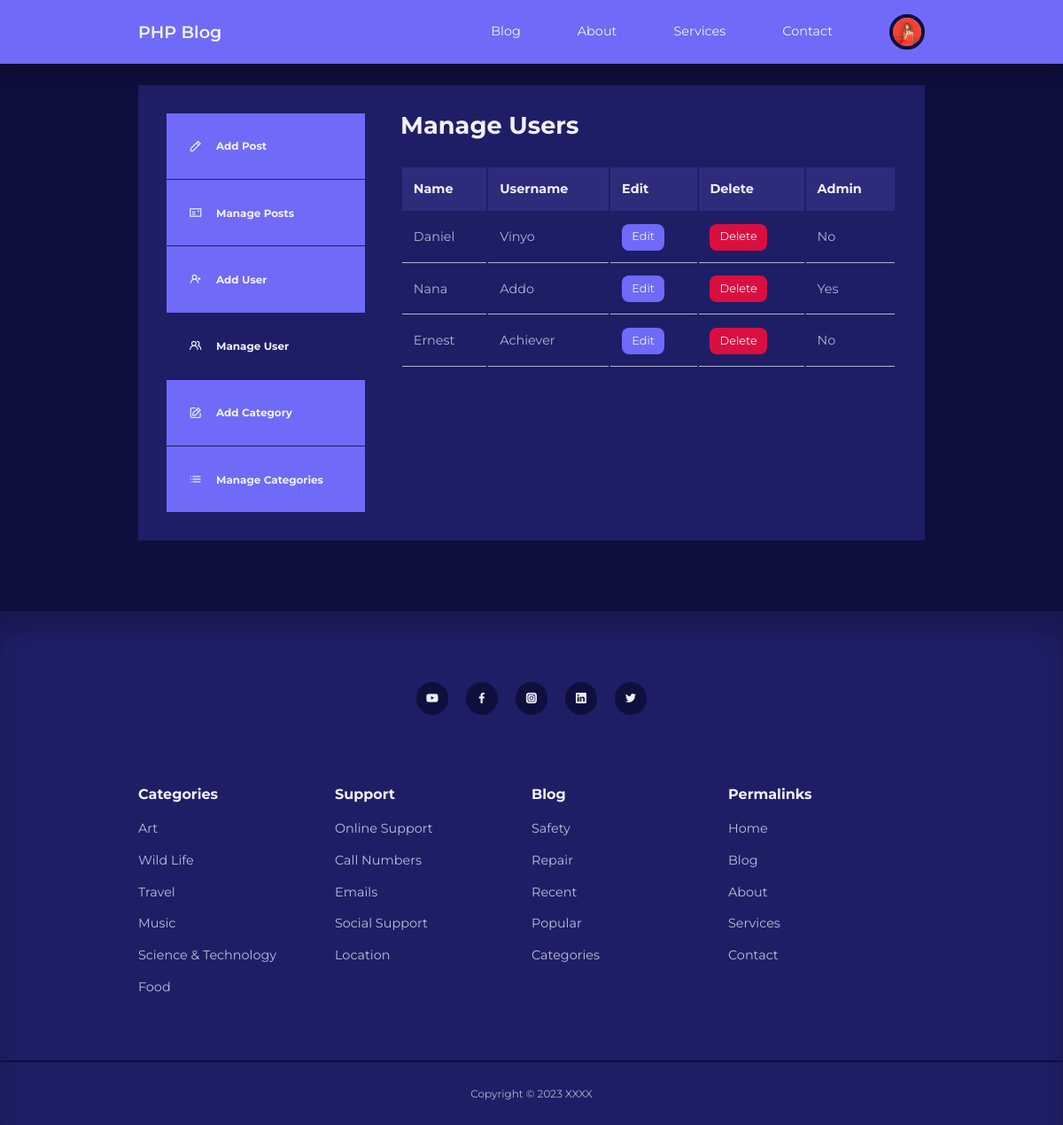
The page /admin/manage-users.php (signed in) on the database its author committed.
### tables this page shows
CREATE TABLE `users` (
  `id` int(11) UNSIGNED NOT NULL,
  `firstname` varchar(50) NOT NULL,
  `lastname` varchar(50) NOT NULL,
  `username` varchar(50) NOT NULL,
  `email` varchar(100) NOT NULL,
  `password` varchar(255) NOT NULL,
  `avatar` varchar(255) NOT NULL,
  `is_admin` tinyint(1) NOT NULL
);

### admin/partials/header.php (called while the page is built, shortened)
<?php
require '../partials/header.php';

### admin/manage-users.php (the view, shortened to what this page needs)
<?php include "partials/header.php";
$current_admin_id = $_SESSION['user-id'];
$query = "SELECT * FROM users WHERE NOT id = $current_admin_id";
$users = mysqli_query($connection, $query);
?>
<section class="dashboard">
    <div class="container dashboard__container">
        <aside>
            <ul>
                <li>
                    <a href="add-post.php"><i class="uil uil-pen"></i>
                        <h5>Add Post</h5>
                    </a>
                </li>
                <li>
                    <a href="index.php"><i class="uil uil-postcard"></i>
                        <h5>Manage Posts</h5>
                    </a>
                </li>
                <?php if (isset($_SESSION['user_is_admin'])) : ?>
                    <li>
                        <a href="add-user.php"><i class="uil uil-user-plus"></i>
                            <h5>Add User</h5>
                        </a>
                    </li>
                    <li>
                        <a href="manage-users.php" class="active"><i class="uil uil-users-alt"></i>
                            <h5>Manage User</h5>
                        </a>
                    </li>
                    <li>
                        <a href="add-category.php"><i class="uil uil-edit"></i>
                            <h5>Add Category</h5>
                        </a>
                    </li>
                    <li>
                        <a href="manage-categories.php"><i class="uil uil-list-ul"></i>
                            <h5>Manage Categories</h5>
                        </a>
                    </li>
                <?php endif; ?>
            </ul>
        </aside>
        <main>
            <h2>Manage Users</h2>
            <?php if (mysqli_num_rows($users) > 0) : ?>
                <table>
                    <thead>
                        <tr>
                            <th>Name</th>
                            <th>Username</th>
                            <th>Edit</th>
                            <th>Delete</th>
                            <th>Admin</th>
                        </tr>
                    </thead>
                    <tbody>
                        <?php while ($user = mysqli_fetch_assoc($users)) : ?>
                            <tr>
                                <td><?= $user['firstname'] ?></td>
                                <td><?= $user['lastname'] ?></td>
                                <td><a href="<?= ROOT_URL ?>admin/edit-user.php?id=<?= $user['id'] ?>" class="btn sm">Edit</a></td>
                                <td><a href="<?= ROOT_URL ?>admin/delete-user.php?id=<?= $user['id'] ?>" class="btn sm danger">Delete</a></td>
                                <td><?= $user['is_admin'] ? 'Yes' : 'No' ?></td>
                            </tr>
                        <?php endwhile; ?>
                    </tbody>
                </table>
            <?php else : ?>
                <div class="alert__message error"><?= 'No users found' ?></div>
            <?php endif; ?>
        </main>
    </div>
</section>
<?php include "../partials/footer.php"; ?>

### partials/header.php (shortened to what this page needs)
<?php
require 'config/database.php';
if (isset($_SESSION['user-id'])) {
  $id = filter_var($_SESSION['user-id'], FILTER_SANITIZE_NUMBER_INT);
  $query = "SELECT avatar FROM users WHERE id=$id";
  $result = mysqli_query($connection, $query);
  $avatar = mysqli_fetch_assoc($result)['avatar'];
}
?>
<!DOCTYPE html>
<html lang="en">
<head>
  <link rel="stylesheet" href="<?= ROOT_URL ?>css/style.css">
  <link rel="stylesheet" href="https://unicons.iconscout.com/release/v4.0.0/css/line.css">
</head>
<body>
  <nav>
    <div class="container nav__container">
      <a href="<?= ROOT_URL ?>" class="nav__logo">PHP Blog</a>
      <ul class="nav__items">
        <li><a href="<?= ROOT_URL ?>blog.php">Blog</a></li>
        <li><a href="<?= ROOT_URL ?>about.php">About</a></li>
        <li><a href="<?= ROOT_URL ?>services.php">Services</a></li>
        <li><a href="<?= ROOT_URL ?>contact.php">Contact</a></li>
        <?php if (isset($_SESSION['user-id'])) : ?>
          <li class="nav__profile">
            <div class="avatar">
              <img src="<?= ROOT_URL . 'images/' . $avatar ?>">
            </div>
          </li>
        <?php else : ?>
          <li><a href="signin.php">Signin</a></li>
        <?php endif; ?>
      </ul>
    </div>
  </nav>

### css/style.css (style rules this page uses)
:root { --color-primary: #6f6af8; --color-primary-light: hsl(242, 91%, 69%, 18%); --color-primary-variant: #5854c7; --color-red: #da0f3f; --color-red-light: hsl(346, 87%, 46%, 15%); --color-green: #00c476; --color-green-light: hsl(156, 100%, 38%, 15%); --color-gray-900: #1e1e66; --color-gray-700: #2d2b7c; --color-gray-300: rgba(242, 242, 254, 0.3); --color-gray-200: rgba(242, 242, 254, 0.7); --color-white: #f2f2fe; --color-bg: #0f0f3e; --transition: all 300ms ease; --container-width-lg: 74%; --container-width-md: 88%; --form-width: 40%; --card-border-radius-1: 0.3rem; --card-border-radius-2: 0.5rem; --card-border-radius-3: 0.8rem; --card-border-radius-4: 2rem; --card-border-radius-5: 5rem; }
* { margin: 0; padding: 0; outline: 0; border: 0; appearance: 0; list-style: none; text-decoration: none; box-sizing: border-box; }
body { font-family: 'Montserrat', sans-serif; line-height: 1.6; color: var(--color-gray-200); overflow-x: hidden; background: var(--color-bg); font-size: 0.9rem; }
.container { width: var(--container-width-lg); max-width: 1800px; margin-inline: auto; }
section { margin-top: 3rem; width: 100vw; }
h1, h2, h3, h4, h5 { color: var(--color-white); line-height: 1.3; }
h2 { font-size: 1.7rem; margin: 1rem 0; }
a { color: var(--color-white); transition: var(--transition); }
img { display: block; width: 100%; object-fit: cover; }
nav { background: var(--color-primary); width: 100vw; height: 4.5rem; position: fixed; top: 0; z-index: 10; box-shadow: 0 1rem 1rem rgba(0, 0, 0, 0.2); }
.nav__container { height: 100%; display: flex; align-items: center; justify-content: space-between; }
.avatar { width: 2.5rem; height: 2.5rem; border-radius: 50%; overflow: hidden; border: 0.3rem solid var(--color-bg); }
.nav__logo { font-weight: 600; font-size: 1.2rem; }
.nav__items { display: flex; align-items: center; gap: 4rem; }
.nav__profile { position: relative; cursor: pointer; }
.btn { display: inline-block; width: fit-content; padding: 0.6rem 1.2rem; background-color: var(--color-primary); border-radius: var(--card-border-radius-2); cursor: pointer; transition: var(--transition); color: var(--color-white); }
.btn.sm { padding: 0.3rem 0.7rem; font-size: 0.8rem; }
.btn.danger { background: var(--color-red); }
.dashboard { margin-top: 6rem; }
.dashboard__container { display: grid; grid-template-columns: 14rem auto; gap: 1rem; background: var(--color-gray-900); padding: 2rem; margin-bottom: 5rem; }
.dashboard aside a { background-color: var(--color-primary); display: flex; gap: 1rem; align-items: center; padding: 1.6rem; }
.dashboard aside ul li:not(:last-child) a { border-bottom: 1px solid var(--color-gray-900); }
.dashboard aside a.active { background-color: var(--color-gray-900); }
.dashboard main { margin-left: 1.5rem; }
.dashboard main h2 { margin: 0 0 2rem 0; line-height: 1; }
.dashboard main table { width: 100%; text-align: left; }
.dashboard main table th { background: var(--color-gray-700); padding: 0.8rem; color: var(--color-white); }
.dashboard main table td { padding: 0.8rem; border-bottom: 1px solid var(--color-gray-200); }

### rows shown on the page
users: avatar (picture)
users: firstname "Daniel", lastname "Vinyo", is_admin "No"
users: firstname "Nana", lastname "Addo", is_admin "Yes"
users: firstname "Ernest", lastname "Achiever", is_admin "No"
